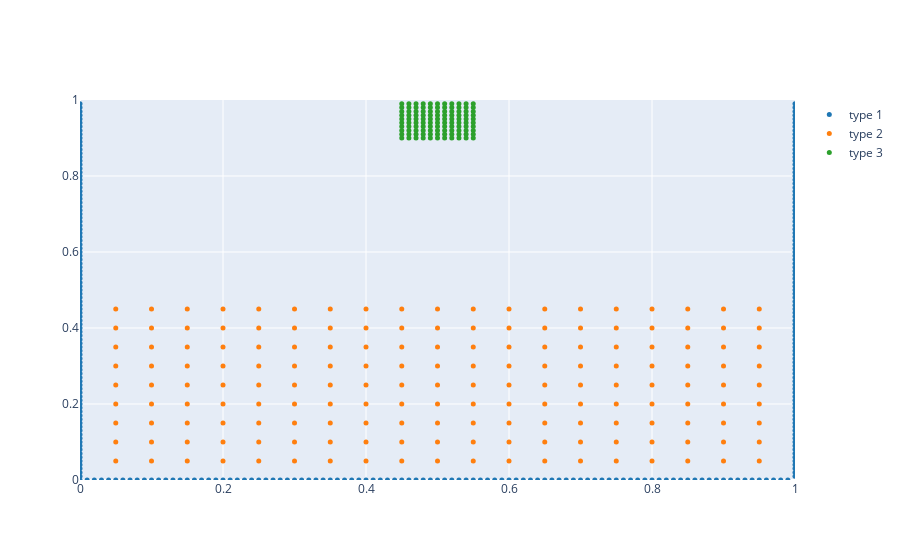

Notebook code for this chart:
### Code cell
model = Sploosh()
model.domain
